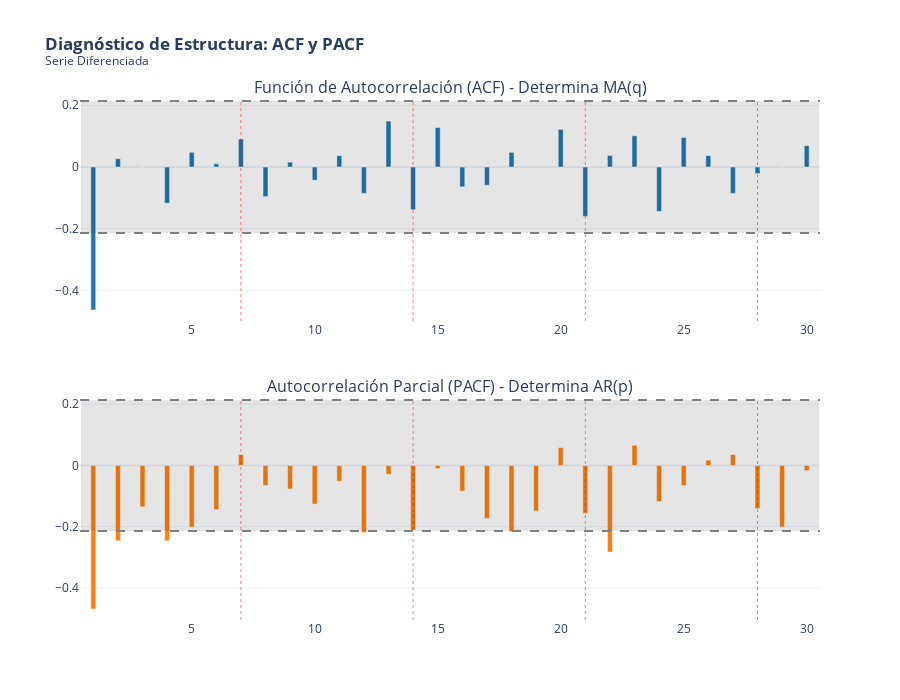

Here is the notebook cell this chart was saved with:
### Markdown cell above
None of the values seem relevant for $p$ & $q$ values :(

For the P, Q values with 1st difference:

### Code cell
ts_analysis = ts_mlb_diff.dropna()

# Parámetros
lags = 30
alpha = 0.05 # Nivel de significancia del 95%

# Cálculo de valores ACF y PACF
acf_vals = acf(ts_analysis, nlags=lags, alpha=alpha)[0][1:]
pacf_vals = pacf(ts_analysis, nlags=lags, alpha=alpha)[0][1:]

# Colocamos manualmente el intervalo de confianza para plotly
n = len(ts_analysis)
conf_interval = 1.96 / np.sqrt(n)


fig = make_subplots(rows=2, cols=1,
                    subplot_titles=("Función de Autocorrelación (ACF) - Determina MA(q)",
                                    "Autocorrelación Parcial (PACF) - Determina AR(p)"),
                    vertical_spacing=0.15)

# ACF

fig.add_trace(go.Bar(
    x=list(range(1, lags+1)), y=acf_vals,
    name='ACF', marker_color='rgb(31, 119, 180)', showlegend=False
), row=1, col=1)

# Intervalos de confianza (Sombreado)
fig.add_shape(type="rect",
    x0=0.5, y0=-conf_interval, x1=lags+0.5, y1=conf_interval,
    line=dict(color="rgba(0,0,0,0)"), fillcolor="rgba(0,0,0,0.1)",
    row=1, col=1
)
# Líneas límite
fig.add_hline(y=conf_interval, line_dash="dash", line_color="gray", row=1, col=1)
fig.add_hline(y=-conf_interval, line_dash="dash", line_color="gray", row=1, col=1)

# PACF

fig.add_trace(go.Bar(
    x=list(range(1, lags+1)), y=pacf_vals,
    name='PACF', marker_color='rgb(255, 127, 14)', showlegend=False
), row=2, col=1)

# Intervalos de confianza
fig.add_shape(type="rect",
    x0=0.5, y0=-conf_interval, x1=lags+0.5, y1=conf_interval,
    line=dict(color="rgba(0,0,0,0)"), fillcolor="rgba(0,0,0,0.1)",
    row=2, col=1
)
# Líneas límite
fig.add_hline(y=conf_interval, line_dash="dash", line_color="gray", row=2, col=1)
fig.add_hline(y=-conf_interval, line_dash="dash", line_color="gray", row=2, col=1)


fig.update_layout(
    title='<b>Diagnóstico de Estructura: ACF y PACF</b><br><sup>Serie Diferenciada</sup>',
    template='plotly_white',
    height=700,
    bargap=0.8 # Barras delgadas estilo lollipop
)

# Resaltar lags estacionales (7, 14, 21, 28) con líneas verticales rojas tenues
for i in [7, 14, 21, 28]:
    fig.add_vline(x=i, line_width=1, line_dash="dot", line_color="red", opacity=0.5)

fig.show()

### Figure 1 — Plotly figure (JSON) as saved in the notebook; plotly's stock layout.template omitted (floating-point values rounded to 4 significant figures)
{"data": [{"marker": {"color": "rgb(31, 119, 180)"}, "name": "ACF", "showlegend": false, "type": "bar", "x": [1, 2, 3, 4, 5, 6, 7, 8, 9, 10, 11, 12, 13, 14, 15, 16, 17, 18, 19, 20, 21, 22, 23, 24, 25, 26, 27, 28, 29, 30], "xaxis": "x", "y": [-0.4629, 0.02698, 0.0001176, -0.1169, 0.04787, 0.01037, 0.09055, -0.09605, 0.01581, -0.04259, 0.03683, -0.08504, 0.1487, -0.1384, 0.1276, -0.06402, -0.05883, 0.04758, -0.000184, 0.1222, -0.1599, 0.03743, 0.1011, -0.1437, 0.09569, 0.03691, -0.08521, -0.02111, 0.0001659, 0.06908], "yaxis": "y"}, {"marker": {"color": "rgb(255, 127, 14)"}, "name": "PACF", "showlegend": false, "type": "bar", "x": [1, 2, 3, 4, 5, 6, 7, 8, 9, 10, 11, 12, 13, 14, 15, 16, 17, 18, 19, 20, 21, 22, 23, 24, 25, 26, 27, 28, 29, 30], "xaxis": "x2", "y": [-0.4685, -0.2458, -0.1348, -0.2457, -0.201, -0.1443, 0.03516, -0.06495, -0.07647, -0.1261, -0.05113, -0.2194, -0.02828, -0.211, -0.009527, -0.08356, -0.1729, -0.2164, -0.1483, 0.05816, -0.1562, -0.2827, 0.06586, -0.1178, -0.06535, 0.01744, 0.03587, -0.1408, -0.2006, -0.01685], "yaxis": "y2"}], "layout": {"annotations": [{"font": {"size": 16}, "showarrow": false, "text": "Función de Autocorrelación (ACF) - Determina MA(q)", "x": 0.5, "xanchor": "center", "xref": "paper", "y": 1, "yanchor": "bottom", "yref": "paper"}, {"font": {"size": 16}, "showarrow": false, "text": "Autocorrelación Parcial (PACF) - Determina AR(p)", "x": 0.5, "xanchor": "center", "xref": "paper", "y": 0.425, "yanchor": "bottom", "yref": "paper"}], "bargap": 0.8, "height": 700, "shapes": [{"fillcolor": "rgba(0,0,0,0.1)", "line": {"color": "rgba(0,0,0,0)"}, "type": "rect", "x0": 0.5, "x1": 30.5, "xref": "x", "y0": -0.2139, "y1": 0.2139, "yref": "y"}, {"line": {"color": "gray", "dash": "dash"}, "type": "line", "x0": 0, "x1": 1, "xref": "x domain", "y0": 0.2139, "y1": 0.2139, "yref": "y"}, {"line": {"color": "gray", "dash": "dash"}, "type": "line", "x0": 0, "x1": 1, "xref": "x domain", "y0": -0.2139, "y1": -0.2139, "yref": "y"}, {"fillcolor": "rgba(0,0,0,0.1)", "line": {"color": "rgba(0,0,0,0)"}, "type": "rect", "x0": 0.5, "x1": 30.5, "xref": "x2", "y0": -0.2139, "y1": 0.2139, "yref": "y2"}, {"line": {"color": "gray", "dash": "dash"}, "type": "line", "x0": 0, "x1": 1, "xref": "x2 domain", "y0": 0.2139, "y1": 0.2139, "yref": "y2"}, {"line": {"color": "gray", "dash": "dash"}, "type": "line", "x0": 0, "x1": 1, "xref": "x2 domain", "y0": -0.2139, "y1": -0.2139, "yref": "y2"}, {"line": {"color": "red", "dash": "dot", "width": 1}, "opacity": 0.5, "type": "line", "x0": 7, "x1": 7, "xref": "x", "y0": 0, "y1": 1, "yref": "y domain"}, {"line": {"color": "red", "dash": "dot", "width": 1}, "opacity": 0.5, "type": "line", "x0": 7, "x1": 7, "xref": "x2", "y0": 0, "y1": 1, "yref": "y2 domain"}, {"line": {"color": "red", "dash": "dot", "width": 1}, "opacity": 0.5, "type": "line", "x0": 14, "x1": 14, "xref": "x", "y0": 0, "y1": 1, "yref": "y domain"}, {"line": {"color": "red", "dash": "dot", "width": 1}, "opacity": 0.5, "type": "line", "x0": 14, "x1": 14, "xref": "x2", "y0": 0, "y1": 1, "yref": "y2 domain"}, {"line": {"color": "red", "dash": "dot", "width": 1}, "opacity": 0.5, "type": "line", "x0": 21, "x1": 21, "xref": "x", "y0": 0, "y1": 1, "yref": "y domain"}, {"line": {"color": "red", "dash": "dot", "width": 1}, "opacity": 0.5, "type": "line", "x0": 21, "x1": 21, "xref": "x2", "y0": 0, "y1": 1, "yref": "y2 domain"}, {"line": {"color": "red", "dash": "dot", "width": 1}, "opacity": 0.5, "type": "line", "x0": 28, "x1": 28, "xref": "x", "y0": 0, "y1": 1, "yref": "y domain"}, {"line": {"color": "red", "dash": "dot", "width": 1}, "opacity": 0.5, "type": "line", "x0": 28, "x1": 28, "xref": "x2", "y0": 0, "y1": 1, "yref": "y2 domain"}], "title": {"text": "<b>Diagnóstico de Estructura: ACF y PACF</b><br><sup>Serie Diferenciada</sup>"}, "xaxis": {"anchor": "y", "domain": [0, 1]}, "xaxis2": {"anchor": "y2", "domain": [0, 1]}, "yaxis": {"anchor": "x", "domain": [0.575, 1]}, "yaxis2": {"anchor": "x2", "domain": [0, 0.425]}}}
